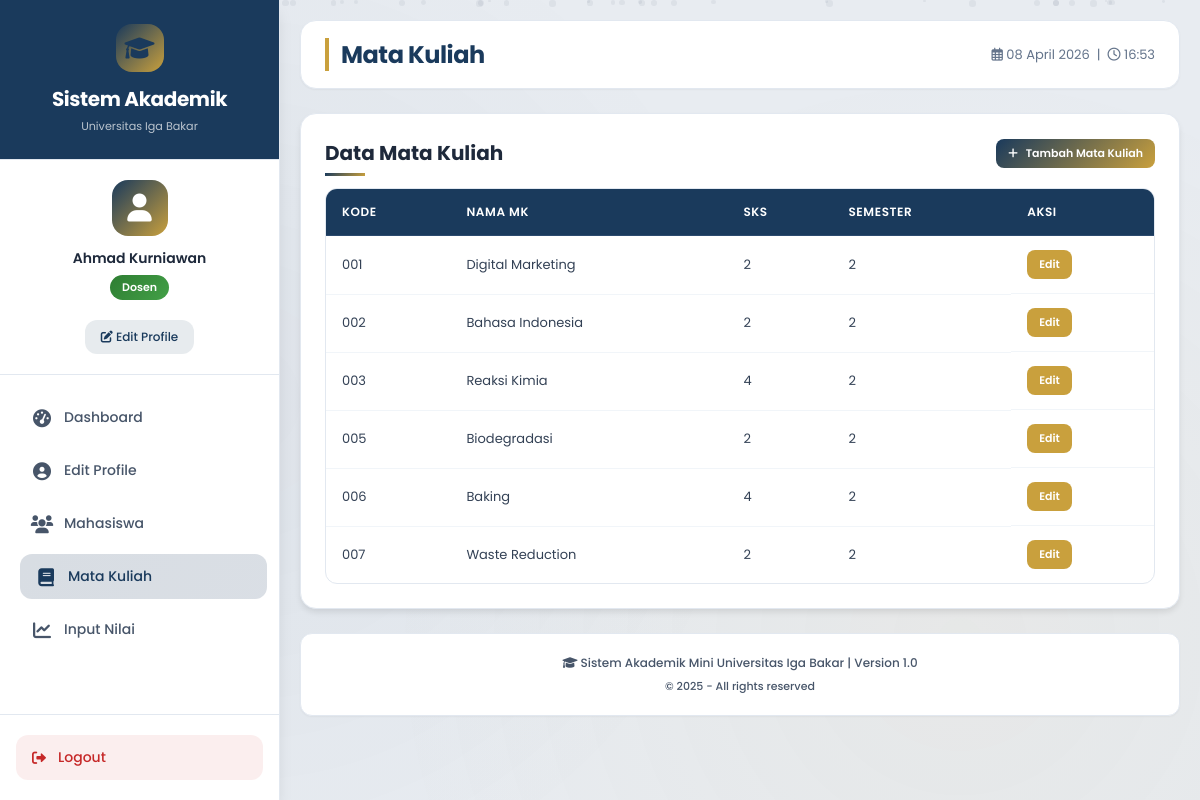
The page /index.php?page=matkul (signed in) on the database its author committed.
### tables this page shows
CREATE TABLE `matkul` (
  `id` int NOT NULL,
  `kode` varchar(10) NOT NULL,
  `nama` varchar(100) NOT NULL,
  `sks` int NOT NULL,
  `semester` int NOT NULL
);

### auth.php (called while the page is built, shortened)
<?php
function isAdmin() {
    return isset($_SESSION['role']) && $_SESSION['role'] == 'admin';
}
function isDosen() {
    return isset($_SESSION['role']) && $_SESSION['role'] == 'dosen';
}
?>

### matkul.php (called while the page is built, shortened)
<?php
class matkul {
    public static function getall($conn) {
        $result = $conn->query("SELECT * FROM matkul ORDER BY semester, kode");
        return $result->fetch_all(MYSQLI_ASSOC);
    }
}
?>

### index.php (the view, shortened to what this page needs)
<?php
require_once 'auth.php';
require_once 'matkul.php';
$database = new db();
$conn = $database->getconn();
$page = isset($_GET['page']) ? $_GET['page'] : 'home';
$edit_mhs = null;
?>
<!DOCTYPE html>
<html lang="id">
<head>
    <link rel="stylesheet" href="style.css">
    <link href="https://cdnjs.cloudflare.com/ajax/libs/font-awesome/6.0.0/css/all.min.css" rel="stylesheet">
</head>
<body>
<div class="particles" id="particles"></div>
<div class="dashboard-wrapper">
    <aside class="sidebar" id="sidebar">
        <div class="sidebar-header">
            <div class="logo">
                <div class="logo-icon" style="background: linear-gradient(135deg, #1a3a5c, #c9a03d);">
                    <i class="fas fa-graduation-cap"></i>
                </div>
                <h1>Sistem Akademik</h1>
                <p>Universitas Iga Bakar</p>
            </div>
        </div>
        <div class="user-profile">
            <div style="display: flex; justify-content: center;">
                <div class="profile-avatar-icon">
                    <i class="fas fa-user"></i>
                </div>
            </div>
            <div class="profile-name">
                <?= htmlspecialchars($_SESSION['nama'] ?? 'Pengguna') ?>
            </div>
            <div class="profile-role">
                <?php
                $role = $_SESSION['role'] ?? 'staff';
                echo '<span class="role-badge ' . $role . '">' . ucfirst($role) . '</span>';
                ?>
            </div>
            <a href="index.php?page=profile" style="display: inline-block; margin-top: 12px; padding: 8px 16px; background: rgba(26, 58, 92, 0.1); color: #1a3a5c; border-radius: 12px; text-decoration: none; font-size: 12px; font-weight: 500;">
                <i class="fas fa-edit"></i> Edit Profile
            </a>
        </div>
        <div class="nav-menu">
            <div class="nav-item">
                <a href="index.php" class="nav-link <?= $page == 'home' ? 'active' : '' ?>">
                    <span class="nav-icon"><i class="fas fa-tachometer-alt"></i></span>
                    <span>Dashboard</span>
                </a>
            </div>
            <div class="nav-item">
                <a href="index.php?page=profile" class="nav-link <?= $page == 'profile' ? 'active' : '' ?>">
                    <span class="nav-icon"><i class="fas fa-user-circle"></i></span>
                    <span>Edit Profile</span>
                </a>
            </div>
            <?php if (isAdmin() || isDosen()): ?>
            <div class="nav-item">
                <a href="index.php?page=mhs" class="nav-link <?= $page == 'mhs' ? 'active' : '' ?>">
                    <span class="nav-icon"><i class="fas fa-users"></i></span>
                    <span>Mahasiswa</span>
                </a>
            </div>
            <div class="nav-item">
                <a href="index.php?page=matkul" class="nav-link <?= $page == 'matkul' ? 'active' : '' ?>">
                    <span class="nav-icon"><i class="fas fa-book"></i></span>
                    <span>Mata Kuliah</span>
                </a>
            </div>
            <div class="nav-item">
                <a href="index.php?page=nilai" class="nav-link <?= $page == 'nilai' ? 'active' : '' ?>">
                    <span class="nav-icon"><i class="fas fa-chart-line"></i></span>
                    <span>Input Nilai</span>
                </a>
            </div>
            <?php endif; ?>
        </div>
        <div class="sidebar-footer">
            <a href="logout.php" class="btn-logout-sidebar">
                <i class="fas fa-sign-out-alt"></i>
                <span>Logout</span>
            </a>
        </div>
    </aside>
    <main class="main-content">
        <div class="top-bar">
            <h2 class="page-title">
                <span>
                    <?php
                    if ($page == 'mhs') echo 'Mahasiswa';
                    elseif ($page == 'matkul') echo 'Mata Kuliah';
                    elseif ($page == 'nilai') echo 'Input Nilai';
                    elseif ($page == 'profile') echo 'Edit Profile';
                    elseif ($page == 'berita') echo 'Kelola Berita';
                    elseif ($page == 'tambah_mhs') echo 'Tambah Mahasiswa';
                    elseif ($page == 'edit_mhs') echo 'Edit Mahasiswa';
                    elseif ($page == 'tambah_matkul') echo 'Tambah Mata Kuliah';
                    elseif ($page == 'edit_matkul') echo 'Edit Mata Kuliah';
                    else echo 'Dashboard';
                    ?>
                </span>
            </h2>
            <div class="date-time">
                <i class="far fa-calendar-alt"></i> <?= date('d F Y') ?> &nbsp;|&nbsp;
                <i class="far fa-clock"></i> <?= date('H:i') ?>
            </div>
        </div>
        <div class="content-container">
            <?php if ($page == 'tambah_mhs' && (isAdmin() || isDosen())): ?>
                <div class="form-card">
                    <h3><i class="fas fa-plus" style="color: #c9a03d;"></i> Tambah Mahasiswa Baru</h3>
                    <form method="POST" action="index.php?page=tambah_mhs">
                        <div class="form-grid">
                            <div class="form-group">
                                <label class="form-label">NIM</label>
                                <input type="text" name="nim" class="form-input" required>
                            </div>
                            <div class="form-group">
                                <label class="form-label">Nama Lengkap</label>
                                <input type="text" name="nama" class="form-input" required>
                            </div>
                            <div class="form-group">
                                <label class="form-label">Jurusan</label>
                                <input type="text" name="jurusan" class="form-input" required>
                            </div>
                            <div class="form-group">
                                <label class="form-label">Angkatan</label>
                                <input type="number" name="angkatan" class="form-input" required>
                            </div>
                        </div>
                        <div class="form-buttons">
                            <button type="submit" name="tambah_mhs" class="btn-submit"><i class="fas fa-save"></i> Simpan</button>
                            <a href="index.php?page=mhs" class="btn-cancel"><i class="fas fa-times"></i> Batal</a>
                        </div>
                    </form>
                </div>
            <?php elseif ($page == 'matkul' && (isAdmin() || isDosen())): ?>
                <div class="section-header">
                    <h3 class="section-title">Data Mata Kuliah</h3>
                    <a href="index.php?page=tambah_matkul" class="btn btn-primary btn-sm"><i class="fas fa-plus"></i> Tambah Mata Kuliah</a>
                </div>
                <?php
                $matkullist = matkul::getall($conn);
                if (count($matkullist) > 0):
                ?>
                <div class="table-container">
                    <table class="data-table">
                        <thead><tr><th>Kode</th><th>Nama MK</th><th>SKS</th><th>Semester</th><th>Aksi</th></tr></thead>
                        <tbody>
                            <?php foreach ($matkullist as $mk): ?>
                            <tr>
                                <td><?= htmlspecialchars($mk['kode'] ?? '') ?></td>
                                <td><?= htmlspecialchars($mk['nama'] ?? '') ?></td>
                                <td><?= $mk['sks'] ?? '' ?></td>
                                <td><?= $mk['semester'] ?? '' ?></td>
                                <td class="btn-group">
                                    <a href="index.php?page=edit_matkul&edit_matkul_id=<?= $mk['id'] ?>" class="btn btn-warning btn-sm">Edit</a>
                                </td>
                            </tr>
                            <?php endforeach; ?>
                        </tbody>
                    </table>
                </div>
                <?php else: ?>
                <div class="alert alert-info">Belum ada data mata kuliah.</div>
                <?php endif; ?>
            <?php endif; ?>
        </div>
        <div class="app-footer">
            <p><i class="fas fa-graduation-cap"></i> Sistem Akademik Mini Universitas Iga Bakar | Version 1.0</p>
            <p style="font-size: 11px; margin-top: 6px;">&copy; 2025 - All rights reserved</p>
        </div>
    </main>
</div>
</body>
</html>

### index.php (style rules this page uses)
.profile-avatar-icon { width: 56px; height: 56px; background: linear-gradient(135deg, #1a3a5c, #c9a03d); border-radius: 16px; display: flex; align-items: center; justify-content: center; margin-bottom: 12px; }
.profile-avatar-icon i { font-size: 28px; color: white; }
.user-profile { text-align: center; padding: 0 16px 20px 16px; border-bottom: 1px solid var(--gray-200); margin-bottom: 20px; }
.profile-name { font-weight: 600; color: var(--gray-800); margin-bottom: 4px; font-size: 14px; }
.profile-role { margin-bottom: 8px; }
.btn-group { display: flex; gap: 10px; flex-wrap: wrap; }
.btn-primary { background: linear-gradient(135deg, #1a3a5c, #c9a03d); color: white; }
.btn-warning { background: #c9a03d; color: white; }
.data-table thead { background: #1a3a5c; }
.data-table th { color: white; }
.section-title::after { background: linear-gradient(135deg, #1a3a5c, #c9a03d); }

### rows shown on the page
matkul: kode "001", nama "Digital Marketing", sks "2", semester "2"
matkul: kode "002", nama "Bahasa Indonesia", sks "2", semester "2"
matkul: kode "003", nama "Reaksi Kimia", sks "4", semester "2"
matkul: kode "005", nama "Biodegradasi", sks "2", semester "2"
matkul: kode "006", nama "Baking", sks "4", semester "2"
matkul: kode "007", nama "Waste Reduction", sks "2", semester "2"

### other values the page prints
$_SESSION['nama'] "Ahmad Kurniawan"
$role "Dosen"
